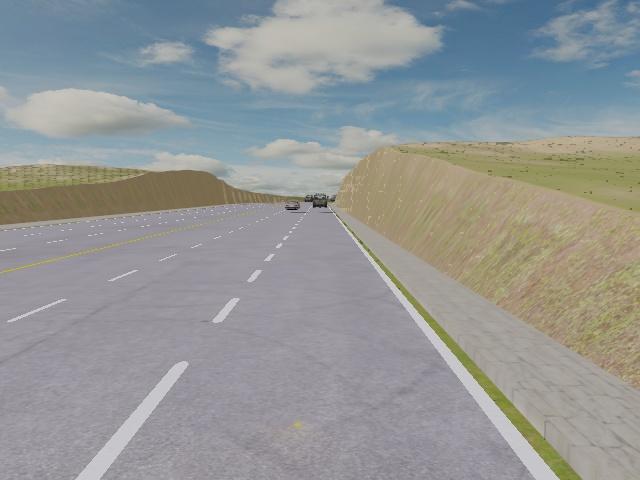
#> input picture android/adas/app/src/main/scripts/sim/metasim/frame_00000.jpg, 640 x 480 px
$ python -i vanishing_point_calib.py   (imports and definitions only)
#> lines starting #> are read from the running program, lines starting #| are printed output that depends on the picture; after the words box and inside, x2 and y2 are one past the last pixel; in counts of white or black regions, pixels touching at a corner belong together
#> further down, picture is the input picture: shape (480, 640, 3); mean B, G, R 150.1, 150.6, 147.7
#!/usr/bin/env python3
"""VP camera calib — Hough/image helpers + ``pyadas.AdasApp`` (Simulated).

Host (sim / bag): extract image-space lane lines → UV → publish_lane_uv + step.
"""

from __future__ import annotations

from dataclasses import dataclass, field
from typing import Any, List, Optional, Sequence, Tuple

import cv2
import numpy as np

Line2 = Tuple[float, float]  # (m, c) for v = m*u + c, or poly1d coeffs


# [31 lines left out: functions get_intersection, fit_line_v_of_u, not called in this run]


def fit_line_v_of_u_ransac(
    us: np.ndarray,
    vs: np.ndarray,
    thresh_px: float = 8.0,
    min_inliers: int = 12,
    max_iters: int = 80,
) -> Optional[Line2]:
    """Robust v=m*u+c fit for cluttered Hough endpoints."""
    us = np.asarray(us, dtype=np.float64).reshape(-1)
    vs = np.asarray(vs, dtype=np.float64).reshape(-1)
    mask = np.isfinite(us) & np.isfinite(vs)
    us, vs = us[mask], vs[mask]
    n = us.size
    if n < min_inliers:
        return None
    rng = np.random.default_rng(0)
    best_inliers = None
    best_count = 0
    for _ in range(max_iters):
        i0, i1 = rng.choice(n, size=2, replace=False)
        u0, v0 = us[i0], vs[i0]
        u1, v1 = us[i1], vs[i1]
        if abs(u1 - u0) < 1e-3:
            continue
        m = (v1 - v0) / (u1 - u0)
        c = v0 - m * u0
        resid = np.abs(vs - (m * us + c))
        inl = resid < thresh_px
        cnt = int(inl.sum())
        if cnt > best_count:
            best_count = cnt
            best_inliers = inl
    if best_inliers is None or best_count < min_inliers:
        return None
    coeffs = np.polyfit(us[best_inliers], vs[best_inliers], deg=1)
    return float(coeffs[0]), float(coeffs[1])


def lines_from_image_hough(
    bgr: np.ndarray,
    cut_v_frac: float = 0.42,
) -> Tuple[Optional[Line2], Optional[Line2], Optional[np.ndarray]]:
    """Extract left/right lane-ish lines via Canny + Hough + RANSAC.

    Returns (line_left, line_right, debug_edges) where lines are (m,c) for v=m*u+c.
    """
#> called with cut_v_frac = 0.42
    h, w = bgr.shape[:2]
#> h = 480; w = 640
    cut_v = int(cut_v_frac * h)
#> cut_v = 201
    gray = cv2.cvtColor(bgr, cv2.COLOR_BGR2GRAY)
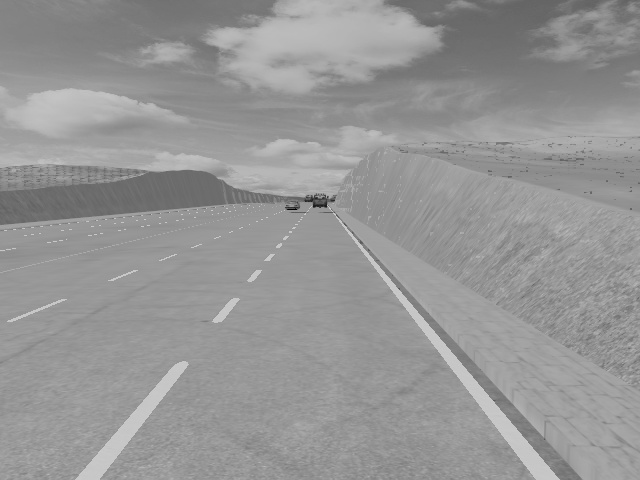
#> gray: shape (480, 640); min 1, max 206, mean 149.8
    gray = cv2.GaussianBlur(gray, (5, 5), 0)
    edges = cv2.Canny(gray, 40, 120)
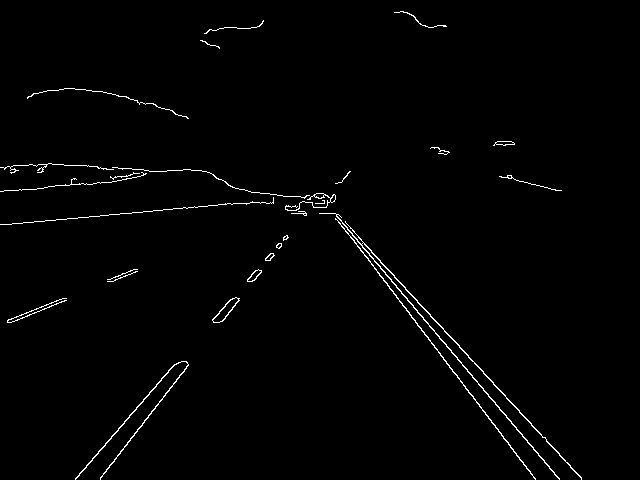
#> edges: shape (480, 640); 1.3% white in thin lines or dots, all inside (x1, y1, x2, y2) = (0, 11, 582, 480)
    edges[:cut_v, :] = 0
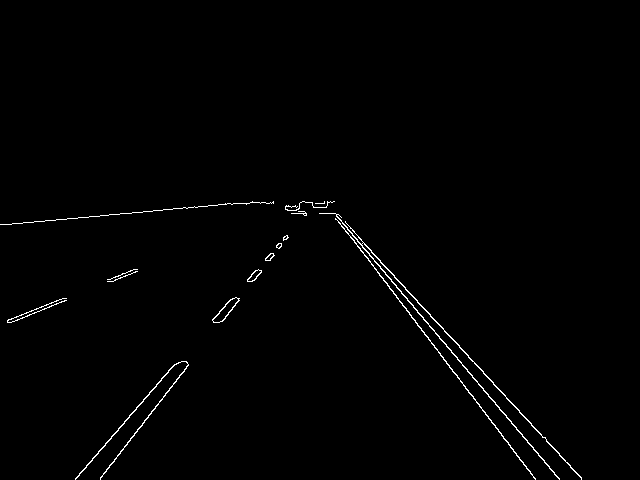
#> edges: shape (480, 640); 0.88% white in thin lines or dots, all inside (x1, y1, x2, y2) = (0, 201, 582, 480)

    segs = cv2.HoughLinesP(
        edges,
        1,
        np.pi / 180.0,
        threshold=25,
        minLineLength=max(18, h // 14),
        maxLineGap=45,
    )
#> segs = 20 rows, first 6: [327, 204, 546, 439], [327, 203, 559, 479], [334, 213, 533, 477], [100, 477, 306, 213], [324, 202, 581, 478], [0, 224, 261, 202]
    if segs is None:
        return None, None, edges

    left_u, left_v, right_u, right_v = [], [], [], []
    for x1, y1, x2, y2 in segs[:, 0]:
        if y1 < cut_v and y2 < cut_v:
            continue
        dx, dy = float(x2 - x1), float(y2 - y1)
        if abs(dx) < 2:
            continue
        slope = dy / dx  # dv/du (v down)
        if abs(slope) < 0.12 or abs(slope) > 6.0:
            continue
        length = float(np.hypot(dx, dy))
        weight = max(1, int(round(length / 20.0)))
        mx = 0.5 * (x1 + x2)
        # Converging lanes: left half slope < 0, right half slope > 0 (image coords)
        if mx < w * 0.5 and slope < 0:
            left_u.extend([x1, x2] * weight)
            left_v.extend([y1, y2] * weight)
        elif mx >= w * 0.5 and slope > 0:
            right_u.extend([x1, x2] * weight)
            right_v.extend([y1, y2] * weight)
#> this loop made 20 passes
#> (x1, y1, x2, y2, dx, dy, slope, length) on passes 1, 2, 3, 4, 5, 7, 8, 9, 10, 11, 12, 14: (327, 204, 546, 439, 219, 235, 1.07, 321.2), (327, 203, 559, 479, 232, 276, 1.19, 360.6), (334, 213, 533, 477, 199, 264, 1.33, 330.6), (100, 477, 306, 213, 206, -264, -1.28, 334.9), (324, 202, 581, 478, 257, 276, 1.07, 377.1), (75, 478, 312, 205, 237, -273, -1.15, 361.5), (75, 479, 175, 364, 100, -115, -1.15, 152.4), (324, 201, 488, 396, 164, 195, 1.19, 254.8), (7, 320, 135, 271, 128, -49, -0.383, 137.1), (8, 322, 66, 300, 58, -22, -0.379, 62.03), (446, 344, 559, 478, 113, 134, 1.19, 175.3), (332, 213, 424, 334, 92, 121, 1.32, 152)
#> (x1, y1, x2, y2, dx, dy, slope) on passes 6, 13, 15: (0, 224, 261, 202, 261, -22, -0.0843), (285, 206, 326, 207, 41, 1, 0.0244), (287, 210, 338, 214, 51, 4, 0.0784)
#> after the loop, left_u = 158 values, max 312 at index 35, min 7 at index 86, mean 169.6; left_v = 158 values, max 479 at index 70, min 202 at index 129, mean 322.8; right_u = 224 values, max 581 at index 103, min 324 at index 102, mean 440; right_v = 224 values, max 479 at index 33, min 201 at index 140, mean 338.8

    line_l = fit_line_v_of_u_ransac(np.array(left_u), np.array(left_v)) if left_u else None
#> in fit_line_v_of_u_ransac, `us = np.asarray(us, dtype=np.float64).reshape(-1)`: us has the same summary as left_u in lines_from_image_hough
#> in fit_line_v_of_u_ransac, `vs = np.asarray(vs, dtype=np.float64).reshape(-1)`: vs has the same summary as left_v in lines_from_image_hough
#> the loop in fit_line_v_of_u_ransac, `for _ in range(max_iters):` made 80 passes
#> (u0, v0, u1, v1, m, c, cnt, best_count) on passes 1, 6: (311, 202, 8, 322, -0.396, 325.2, 75, 75), (8, 319, 135, 271, -0.378, 322, 92, 92)
#> (u0, v0, u1, v1, m, c, cnt) on passes 3, 4, 5, 7, 8, 9: (100, 477, 306, 213, -1.28, 605.2, 74), (137, 271, 8, 322, -0.395, 325.2, 75), (175, 364, 135, 271, 2.33, -42.88, 26), (312, 204, 135, 271, -0.379, 322.1, 92), (66, 300, 221, 321, 0.135, 291.1, 22), (312, 205, 311, 202, 3, -731, 33)
#> after the loop in fit_line_v_of_u_ransac, `for _ in range(max_iters):`: best_count = 92
#> in fit_line_v_of_u_ransac, `coeffs = np.polyfit(us[best_inliers], vs[best_inliers], deg=1)`: coeffs = [-0.372, 322.1]
#> line_l = (-0.372, 322.1)
    line_r = fit_line_v_of_u_ransac(np.array(right_u), np.array(right_v)) if right_u else None
#> the loop in fit_line_v_of_u_ransac (call 2), `for _ in range(max_iters):` made 80 passes
#> (u0, v0, u1, v1, m, c, cnt, best_count) on passes 1, 4: (424, 334, 324, 201, 1.33, -229.9, 140, 140), (559, 478, 488, 396, 1.15, -167.6, 152, 152)
#> (u0, v0, u1, v1, m, c, cnt) on passes 2, 3, 5: (334, 213, 327, 203, 1.43, -264.1, 111), (546, 439, 327, 204, 1.07, -146.9, 126), (324, 202, 581, 478, 1.07, -146, 126)
    if line_l is not None and line_r is not None and line_l[0] * line_r[0] >= 0:
        # Same-sign slopes → not a converging pair
        return None, None, edges
    return line_l, line_r, edges


# [33 lines left out: functions lines_from_projected_lanes, _sample_line_uv, not called in this run]


@dataclass
class VanishingPointCalibrator:
    """Online AAD calibrator via Simulated ``pyadas.AdasApp``."""

    history_len: int = 50
    mean_residuals_thresh: float = 25.0
    estimated_pitch_deg: float = 0.0
    estimated_yaw_deg: float = 0.0
    camera_height_m: float = 1.40
    calibration_success: bool = False
    pitch_yaw_history: List[List[float]] = field(default_factory=list)
    last_vp: Optional[Tuple[float, float]] = None
    n_updates: int = 0
    _app: Any = field(default=None, repr=False, compare=False)
    _owns_app: bool = field(default=True, repr=False, compare=False)
    _t_us: int = field(default=0, repr=False, compare=False)

    # [106 lines left out: functions __post_init__, set_estimate, history_pending, reset, update_from_lines, update_from_image and 1 more, not called in this run]


def K_from_fx_fy_cx_cy(fx: float, fy: float, cx: float, cy: float) -> np.ndarray:
    return np.array([[fx, 0.0, cx], [0.0, fy, cy], [0.0, 0.0, 1.0]], dtype=np.float64)


# [35 lines left out: function draw_vp_debug, not called in this run]

>>> import cv2
>>> picture = cv2.imread('../sim/metasim/frame_00000.jpg')
>>> result = lines_from_image_hough(picture)

$ run again, on android/adas/app/src/main/scripts/sim/metasim/frame_00030.jpg
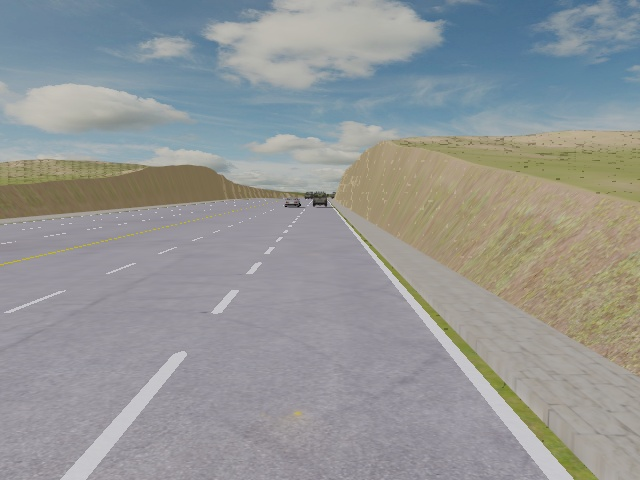
#> input picture android/adas/app/src/main/scripts/sim/metasim/frame_00030.jpg, 640 x 480 px
#> picture is the input picture: shape (480, 640, 3); mean B, G, R 150.3, 150.8, 148.2
#> in lines_from_image_hough, `gray = cv2.cvtColor(bgr, cv2.COLOR_BGR2GRAY)`:
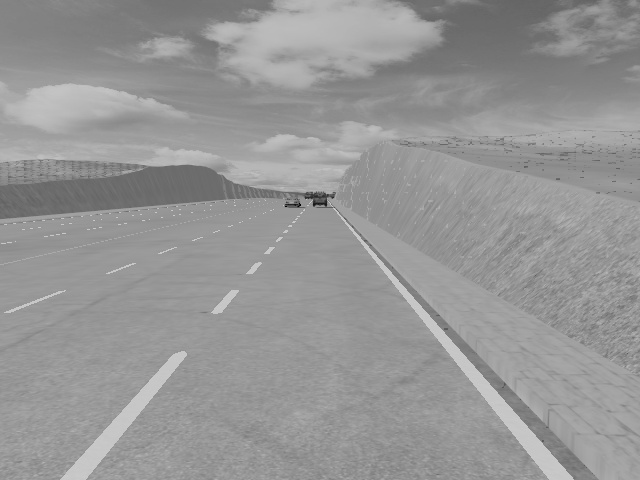
#> gray: shape (480, 640); min 0, max 207, mean 150.1
#> in lines_from_image_hough, `edges[:cut_v, :] = 0`:
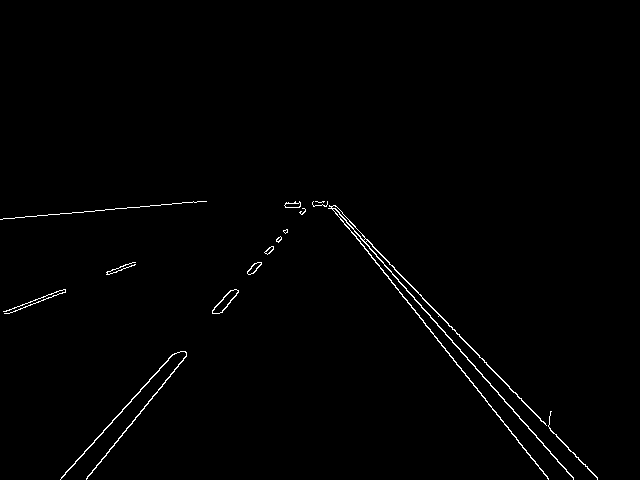
#> edges: shape (480, 640); 0.89% white in thin lines or dots, all inside (x1, y1, x2, y2) = (0, 201, 598, 480)
#> segs = 19 rows, first 6: [335, 208, 597, 479], [60, 479, 304, 208], [86, 479, 305, 209], [0, 219, 206, 201], [334, 205, 597, 477], [437, 325, 573, 477]
#> the loop in lines_from_image_hough, `for x1, y1, x2, y2 in segs[:, 0]:` made 19 passes
#> (x1, y1, x2, y2, dx, dy, slope, length) on passes 1, 2, 3, 5, 6, 7, 8, 9: (335, 208, 597, 479, 262, 271, 1.03, 376.9), (60, 479, 304, 208, 244, -271, -1.11, 364.7), (86, 479, 305, 209, 219, -270, -1.23, 347.7), (334, 205, 597, 477, 263, 272, 1.03, 378.4), (437, 325, 573, 477, 136, 152, 1.12, 204), (327, 201, 475, 366, 148, 165, 1.11, 221.7), (383, 272, 516, 437, 133, 165, 1.24, 211.9), (453, 360, 548, 478, 95, 118, 1.24, 151.5)
#> after the loop in lines_from_image_hough, `for x1, y1, x2, y2 in segs[:, 0]:`: left_u = 166 values, max 305 at index 37, min 4 at index 84, mean 166.4; left_v = 166 values, max 479 at index 0, min 208 at index 1, mean 336.5; right_u = 244 values, max 597 at index 1, min 324 at index 178, mean 454.5; right_v = 244 values, max 479 at index 1, min 201 at index 96, mean 341.2
#> us has the same summary as left_u in lines_from_image_hough
#> vs has the same summary as left_v in lines_from_image_hough
#> the loop in fit_line_v_of_u_ransac, `for _ in range(max_iters):` made 80 passes
#> (u0, v0, u1, v1, m, c, cnt, best_count) on passes 1, 10: (86, 478, 300, 213, -1.24, 584.5, 102, 102), (304, 208, 61, 478, -1.11, 545.8, 105, 105)
#> after the loop in fit_line_v_of_u_ransac, `for _ in range(max_iters):`: best_count = 105
#> coeffs = [-1.11, 545.5]
#> line_l = (-1.11, 545.5)
#> the loop in fit_line_v_of_u_ransac (call 2), `for _ in range(max_iters):` made 80 passes
#> (u0, v0, u1, v1, m, c, cnt, best_count) on passes 1, 4: (333, 205, 548, 478, 1.27, -217.8, 140, 140), (573, 478, 327, 202, 1.12, -164.9, 149, 149)
